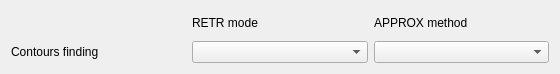
<?xml version="1.0" encoding="UTF-8"?>
<ui version="4.0">
 <class>ContoursfindingSettings</class>
 <widget class="QWidget" name="ContoursfindingSettings">
  <property name="geometry">
   <rect>
    <x>0</x>
    <y>0</y>
    <width>560</width>
    <height>74</height>
   </rect>
  </property>
  <property name="windowTitle">
   <string>Form</string>
  </property>
  <layout class="QGridLayout" name="gridLayout">
   <item row="1" column="0">
    <widget class="QLabel" name="label">
     <property name="text">
      <string>Contours finding</string>
     </property>
    </widget>
   </item>
   <item row="0" column="1">
    <widget class="QLabel" name="modeLabel">
     <property name="text">
      <string>RETR mode</string>
     </property>
    </widget>
   </item>
   <item row="0" column="2">
    <widget class="QLabel" name="methodLabel">
     <property name="text">
      <string>APPROX method</string>
     </property>
    </widget>
   </item>
   <item row="1" column="1">
    <widget class="QComboBox" name="modeCombobox"/>
   </item>
   <item row="1" column="2">
    <widget class="QComboBox" name="methodCombobox"/>
   </item>
  </layout>
 </widget>
 <resources/>
 <connections/>
</ui>
